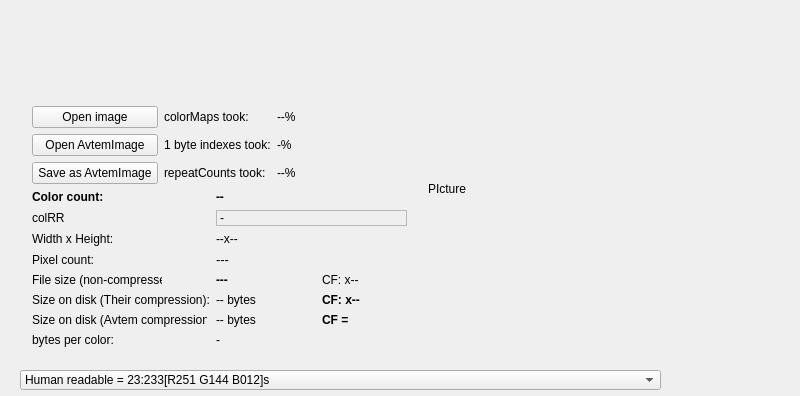
<?xml version="1.0" encoding="UTF-8"?>
<ui version="4.0">
 <class>MainWindow</class>
 <widget class="QMainWindow" name="MainWindow">
  <property name="geometry">
   <rect>
    <x>0</x>
    <y>0</y>
    <width>800</width>
    <height>396</height>
   </rect>
  </property>
  <property name="minimumSize">
   <size>
    <width>659</width>
    <height>0</height>
   </size>
  </property>
  <property name="windowTitle">
   <string>MainWindow</string>
  </property>
  <widget class="QWidget" name="centralWidget">
   <widget class="QComboBox" name="cmboxAvtemCompr">
    <property name="geometry">
     <rect>
      <x>20</x>
      <y>370</y>
      <width>641</width>
      <height>20</height>
     </rect>
    </property>
    <property name="minimumSize">
     <size>
      <width>150</width>
      <height>0</height>
     </size>
    </property>
    <property name="maximumSize">
     <size>
      <width>16777215</width>
      <height>16777215</height>
     </size>
    </property>
    <item>
     <property name="text">
      <string>Human readable = 23:233[R251 G144 B012]s</string>
     </property>
    </item>
    <item>
     <property name="text">
      <string>Human readable smart = 32:122[253,144,13]</string>
     </property>
    </item>
    <item>
     <property name="text">
      <string>Human readable hex = 20:7A[FD,90,D]</string>
     </property>
    </item>
    <item>
     <property name="text">
      <string>BinarySimple RGBA = •NULL#s</string>
     </property>
    </item>
    <item>
     <property name="text">
      <string>BinaryLoop = •NULL#s•NULL# 128 3byteInt</string>
     </property>
    </item>
    <item>
     <property name="text">
      <string>BinaryLoopGen2 = •NULL#0x31•F#0xFF0x30</string>
     </property>
    </item>
    <item>
     <property name="text">
      <string>AVIM2 = ONE MORE COLOR MAP</string>
     </property>
    </item>
    <item>
     <property name="text">
      <string>AVIM3  = colMaps + repeatCount</string>
     </property>
    </item>
   </widget>
   <widget class="QLabel" name="vlabel_13">
    <property name="geometry">
     <rect>
      <x>9</x>
      <y>431</y>
      <width>16</width>
      <height>16</height>
     </rect>
    </property>
    <property name="text">
     <string/>
    </property>
   </widget>
   <widget class="QWidget" name="layoutWidget">
    <property name="geometry">
     <rect>
      <x>10</x>
      <y>11</y>
      <width>740</width>
      <height>358</height>
     </rect>
    </property>
    <layout class="QHBoxLayout" name="horizontalLayout_4">
     <item>
      <widget class="QWidget" name="widget" native="true">
       <property name="minimumSize">
        <size>
         <width>400</width>
         <height>0</height>
        </size>
       </property>
       <layout class="QGridLayout" name="gridLayout_2">
        <property name="topMargin">
         <number>8</number>
        </property>
        <property name="horizontalSpacing">
         <number>10</number>
        </property>
        <item row="0" column="0">
         <layout class="QHBoxLayout" name="horizontalLayout_2">
          <item>
           <layout class="QVBoxLayout" name="verticalLayout_2">
            <item>
             <layout class="QGridLayout" name="gridLayout_3">
              <item row="1" column="1">
               <widget class="QLabel" name="label">
                <property name="sizePolicy">
                 <sizepolicy hsizetype="Fixed" vsizetype="Preferred">
                  <horstretch>0</horstretch>
                  <verstretch>0</verstretch>
                 </sizepolicy>
                </property>
                <property name="text">
                 <string>colorMaps took:</string>
                </property>
               </widget>
              </item>
              <item row="1" column="2">
               <widget class="QLabel" name="labelColorMapsPerc">
                <property name="sizePolicy">
                 <sizepolicy hsizetype="Fixed" vsizetype="Preferred">
                  <horstretch>0</horstretch>
                  <verstretch>0</verstretch>
                 </sizepolicy>
                </property>
                <property name="minimumSize">
                 <size>
                  <width>130</width>
                  <height>0</height>
                 </size>
                </property>
                <property name="maximumSize">
                 <size>
                  <width>50</width>
                  <height>16777215</height>
                 </size>
                </property>
                <property name="text">
                 <string>--%</string>
                </property>
               </widget>
              </item>
              <item row="0" column="0">
               <spacer name="verticalSpacer">
                <property name="orientation">
                 <enum>Qt::Vertical</enum>
                </property>
                <property name="sizeHint" stdset="0">
                 <size>
                  <width>17</width>
                  <height>13</height>
                 </size>
                </property>
               </spacer>
              </item>
              <item row="1" column="0">
               <widget class="QPushButton" name="btnOpenTheir">
                <property name="maximumSize">
                 <size>
                  <width>150</width>
                  <height>16777215</height>
                 </size>
                </property>
                <property name="text">
                 <string>Open image</string>
                </property>
               </widget>
              </item>
              <item row="2" column="1">
               <widget class="QLabel" name="label_3">
                <property name="text">
                 <string>1 byte indexes took:</string>
                </property>
               </widget>
              </item>
              <item row="2" column="2">
               <widget class="QLabel" name="label1ByteIndexesPerc">
                <property name="minimumSize">
                 <size>
                  <width>130</width>
                  <height>0</height>
                 </size>
                </property>
                <property name="maximumSize">
                 <size>
                  <width>50</width>
                  <height>16777215</height>
                 </size>
                </property>
                <property name="text">
                 <string>-%</string>
                </property>
               </widget>
              </item>
              <item row="3" column="2">
               <widget class="QLabel" name="labelRepeatCountsPers">
                <property name="minimumSize">
                 <size>
                  <width>130</width>
                  <height>0</height>
                 </size>
                </property>
                <property name="maximumSize">
                 <size>
                  <width>50</width>
                  <height>16777215</height>
                 </size>
                </property>
                <property name="text">
                 <string>--%</string>
                </property>
               </widget>
              </item>
              <item row="3" column="1">
               <widget class="QLabel" name="label_4">
                <property name="text">
                 <string>repeatCounts took:</string>
                </property>
               </widget>
              </item>
              <item row="2" column="0">
               <widget class="QPushButton" name="btnOpenAimg">
                <property name="maximumSize">
                 <size>
                  <width>150</width>
                  <height>16777215</height>
                 </size>
                </property>
                <property name="text">
                 <string>Open AvtemImage</string>
                </property>
               </widget>
              </item>
              <item row="3" column="0">
               <widget class="QPushButton" name="btnSaveToFile">
                <property name="maximumSize">
                 <size>
                  <width>150</width>
                  <height>16777215</height>
                 </size>
                </property>
                <property name="text">
                 <string>Save as AvtemImage</string>
                </property>
               </widget>
              </item>
             </layout>
            </item>
            <item>
             <layout class="QGridLayout" name="gridLayout">
              <item row="3" column="1">
               <widget class="QLabel" name="labelPixelCount">
                <property name="maximumSize">
                 <size>
                  <width>130</width>
                  <height>16777215</height>
                 </size>
                </property>
                <property name="font">
                 <font>
                  <pointsize>10</pointsize>
                  <weight>50</weight>
                  <bold>false</bold>
                 </font>
                </property>
                <property name="text">
                 <string>---</string>
                </property>
               </widget>
              </item>
              <item row="3" column="0">
               <widget class="QLabel" name="vlabel_18">
                <property name="maximumSize">
                 <size>
                  <width>130</width>
                  <height>20</height>
                 </size>
                </property>
                <property name="text">
                 <string>Pixel count:</string>
                </property>
               </widget>
              </item>
              <item row="4" column="1">
               <layout class="QHBoxLayout" name="horizontalLayout_3">
                <item>
                 <widget class="QLabel" name="labelNonComprSize">
                  <property name="minimumSize">
                   <size>
                    <width>100</width>
                    <height>0</height>
                   </size>
                  </property>
                  <property name="maximumSize">
                   <size>
                    <width>130</width>
                    <height>16777215</height>
                   </size>
                  </property>
                  <property name="font">
                   <font>
                    <weight>75</weight>
                    <bold>true</bold>
                   </font>
                  </property>
                  <property name="text">
                   <string>---</string>
                  </property>
                 </widget>
                </item>
                <item>
                 <widget class="QLabel" name="vlabel_19">
                  <property name="minimumSize">
                   <size>
                    <width>85</width>
                    <height>0</height>
                   </size>
                  </property>
                  <property name="maximumSize">
                   <size>
                    <width>70</width>
                    <height>16777215</height>
                   </size>
                  </property>
                  <property name="font">
                   <font>
                    <weight>50</weight>
                    <bold>false</bold>
                   </font>
                  </property>
                  <property name="text">
                   <string>CF: x--</string>
                  </property>
                  <property name="alignment">
                   <set>Qt::AlignLeading|Qt::AlignLeft|Qt::AlignVCenter</set>
                  </property>
                  <property name="margin">
                   <number>3</number>
                  </property>
                 </widget>
                </item>
               </layout>
              </item>
              <item row="2" column="1">
               <widget class="QLabel" name="labelWidthHeight">
                <property name="maximumSize">
                 <size>
                  <width>130</width>
                  <height>16777215</height>
                 </size>
                </property>
                <property name="text">
                 <string>--x--</string>
                </property>
               </widget>
              </item>
              <item row="5" column="1">
               <layout class="QHBoxLayout" name="horizontalLayout">
                <item>
                 <widget class="QLabel" name="labelSizeOnDiskTheir">
                  <property name="text">
                   <string>-- bytes</string>
                  </property>
                 </widget>
                </item>
                <item>
                 <widget class="QLabel" name="labelCompMultiplierTheir">
                  <property name="minimumSize">
                   <size>
                    <width>85</width>
                    <height>0</height>
                   </size>
                  </property>
                  <property name="maximumSize">
                   <size>
                    <width>70</width>
                    <height>16777215</height>
                   </size>
                  </property>
                  <property name="font">
                   <font>
                    <weight>75</weight>
                    <bold>true</bold>
                   </font>
                  </property>
                  <property name="text">
                   <string>CF: x--</string>
                  </property>
                  <property name="alignment">
                   <set>Qt::AlignLeading|Qt::AlignLeft|Qt::AlignVCenter</set>
                  </property>
                  <property name="margin">
                   <number>3</number>
                  </property>
                 </widget>
                </item>
               </layout>
              </item>
              <item row="1" column="1">
               <widget class="QLabel" name="labelColRR">
                <property name="frameShape">
                 <enum>QFrame::StyledPanel</enum>
                </property>
                <property name="frameShadow">
                 <enum>QFrame::Raised</enum>
                </property>
                <property name="text">
                 <string>-</string>
                </property>
               </widget>
              </item>
              <item row="0" column="0">
               <widget class="QLabel" name="vlabel1">
                <property name="maximumSize">
                 <size>
                  <width>130</width>
                  <height>20</height>
                 </size>
                </property>
                <property name="font">
                 <font>
                  <weight>75</weight>
                  <bold>true</bold>
                 </font>
                </property>
                <property name="text">
                 <string>Color count:</string>
                </property>
               </widget>
              </item>
              <item row="7" column="0">
               <widget class="QLabel" name="vlabel_17">
                <property name="maximumSize">
                 <size>
                  <width>175</width>
                  <height>20</height>
                 </size>
                </property>
                <property name="text">
                 <string>Size on disk (Avtem compression):</string>
                </property>
               </widget>
              </item>
              <item row="1" column="0">
               <widget class="QLabel" name="vlabel0">
                <property name="text">
                 <string>colRR</string>
                </property>
               </widget>
              </item>
              <item row="7" column="1">
               <layout class="QHBoxLayout" name="horizontalLayout">
                <item>
                 <widget class="QLabel" name="labelSizeOnDiskAvtem">
                  <property name="maximumSize">
                   <size>
                    <width>130</width>
                    <height>16777215</height>
                   </size>
                  </property>
                  <property name="text">
                   <string>-- bytes</string>
                  </property>
                 </widget>
                </item>
                <item>
                 <widget class="QLabel" name="labelCompMultiplierAvtem">
                  <property name="minimumSize">
                   <size>
                    <width>85</width>
                    <height>0</height>
                   </size>
                  </property>
                  <property name="maximumSize">
                   <size>
                    <width>70</width>
                    <height>16777215</height>
                   </size>
                  </property>
                  <property name="font">
                   <font>
                    <weight>75</weight>
                    <bold>true</bold>
                   </font>
                  </property>
                  <property name="text">
                   <string>CF =</string>
                  </property>
                  <property name="alignment">
                   <set>Qt::AlignLeading|Qt::AlignLeft|Qt::AlignVCenter</set>
                  </property>
                  <property name="margin">
                   <number>3</number>
                  </property>
                 </widget>
                </item>
               </layout>
              </item>
              <item row="2" column="0">
               <widget class="QLabel" name="vlabel_16">
                <property name="maximumSize">
                 <size>
                  <width>130</width>
                  <height>20</height>
                 </size>
                </property>
                <property name="text">
                 <string>Width x Height:</string>
                </property>
               </widget>
              </item>
              <item row="0" column="1">
               <widget class="QLabel" name="labelColorCount">
                <property name="maximumSize">
                 <size>
                  <width>130</width>
                  <height>16777215</height>
                 </size>
                </property>
                <property name="font">
                 <font>
                  <weight>75</weight>
                  <bold>true</bold>
                 </font>
                </property>
                <property name="text">
                 <string>--</string>
                </property>
               </widget>
              </item>
              <item row="8" column="1">
               <widget class="QLabel" name="labelBPColorAvtem">
                <property name="text">
                 <string>-</string>
                </property>
               </widget>
              </item>
              <item row="5" column="0">
               <widget class="QLabel" name="vlabel3">
                <property name="text">
                 <string>Size on disk (Their compression):</string>
                </property>
               </widget>
              </item>
              <item row="4" column="0">
               <widget class="QLabel" name="vlabel_15">
                <property name="maximumSize">
                 <size>
                  <width>130</width>
                  <height>20</height>
                 </size>
                </property>
                <property name="text">
                 <string>File size (non-compressed)</string>
                </property>
               </widget>
              </item>
              <item row="8" column="0">
               <widget class="QLabel" name="vlabel4">
                <property name="text">
                 <string>bytes per color:</string>
                </property>
               </widget>
              </item>
             </layout>
            </item>
           </layout>
          </item>
          <item>
           <spacer name="horizontalSpacer">
            <property name="orientation">
             <enum>Qt::Horizontal</enum>
            </property>
            <property name="sizeHint" stdset="0">
             <size>
              <width>40</width>
              <height>20</height>
             </size>
            </property>
           </spacer>
          </item>
          <item>
           <widget class="QLabel" name="labelimg">
            <property name="minimumSize">
             <size>
              <width>300</width>
              <height>0</height>
             </size>
            </property>
            <property name="text">
             <string>PIcture</string>
            </property>
           </widget>
          </item>
         </layout>
        </item>
       </layout>
      </widget>
     </item>
    </layout>
   </widget>
  </widget>
 </widget>
 <layoutdefault spacing="6" margin="11"/>
 <resources/>
 <connections/>
</ui>
